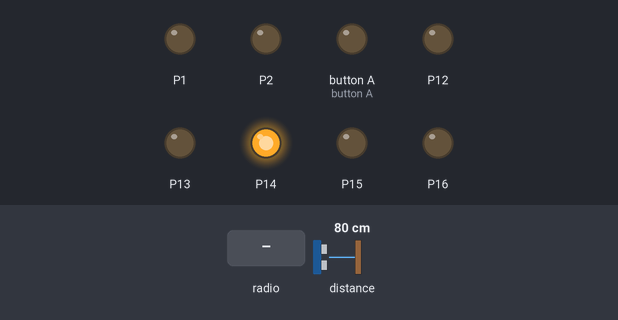
Simulated run of this program. Board: BBC micro:bit (MakeCode). Shown: output pins drawn as LEDs (lit = HIGH). The inputs (shaded band) are chosen by the test bench; at power-on: distance to the obstacle 80 cm.

Above: at 1.2 s.
1.3 s: distance to the obstacle set to 4 cm
2.8 s: distance to the obstacle set to 2 cm
At 4.0 s:
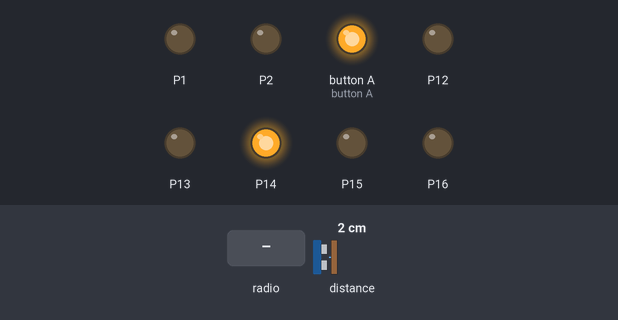
4.3 s: radio message "8" arrives
At 4.6 s:
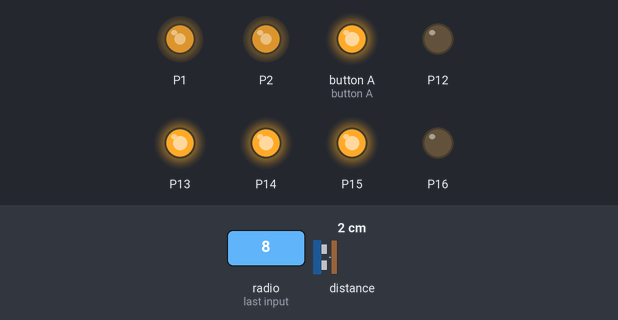
5.8 s: radio message "7" arrives
At 6.9 s:
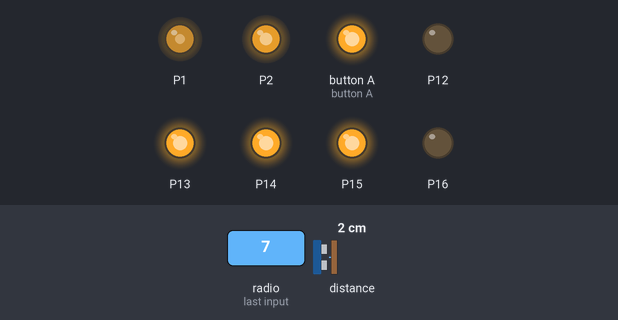
7.3 s: radio message "9" arrives
At 8.1 s:
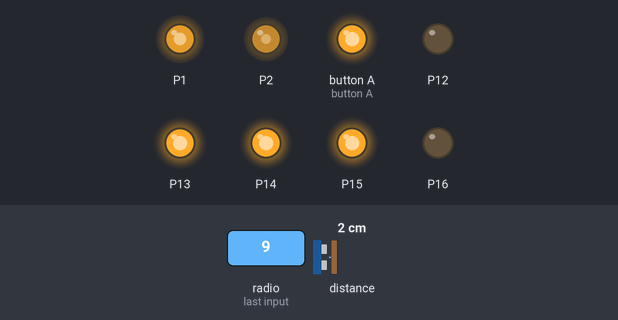
8.8 s: radio message "1" arrives
At 9.2 s:
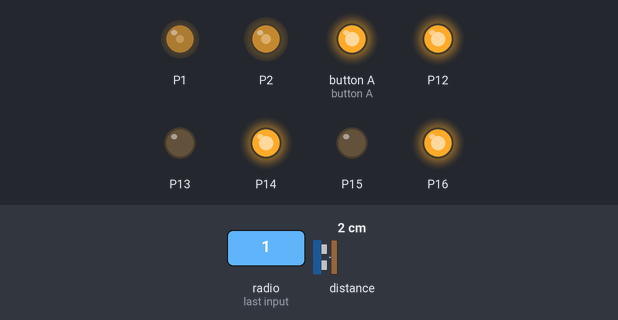
Timing chart, 0 to 11.3 s (numbered marks = the images above; inputs shaded):
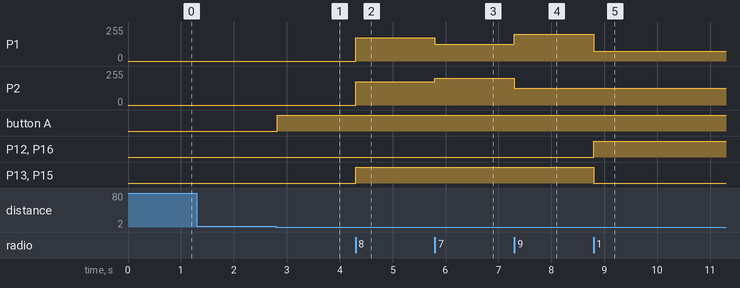

The program:

main.ts
```typescript
radio.onReceivedNumberDeprecated(function (receivedNumber) {
    led.enable(false)
    // stop
    if (receivedNumber == 0) {
        stop()
    } else if (distance >= 2 && receivedNumber == 8) {
        forward()
    } else if (receivedNumber == 7) {
        fRight()
    } else if (receivedNumber == 9) {
        fLeft()
    } else if (receivedNumber == 1) {
        rRight()
    } else if (receivedNumber == 3) {
        rLeft()
    } else if (receivedNumber == 2) {
        reverse()
    } else {
        stop()
    }
})
function stop () {
    pins.analogWritePin(AnalogPin.P1, 0)
    pins.digitalWritePin(DigitalPin.P13, 0)
    pins.digitalWritePin(DigitalPin.P12, 0)
    pins.analogWritePin(AnalogPin.P2, 0)
    pins.digitalWritePin(DigitalPin.P15, 0)
    pins.digitalWritePin(DigitalPin.P16, 0)
}
function rRight () {
    pins.analogWritePin(AnalogPin.P1, 300)
    pins.digitalWritePin(DigitalPin.P13, 0)
    pins.digitalWritePin(DigitalPin.P12, 1)
    pins.analogWritePin(AnalogPin.P2, 500)
    pins.digitalWritePin(DigitalPin.P15, 0)
    pins.digitalWritePin(DigitalPin.P16, 1)
}
function reverse () {
    pins.analogWritePin(AnalogPin.P1, 700)
    pins.digitalWritePin(DigitalPin.P13, 0)
    pins.digitalWritePin(DigitalPin.P12, 1)
    pins.analogWritePin(AnalogPin.P2, 700)
    pins.digitalWritePin(DigitalPin.P15, 0)
    pins.digitalWritePin(DigitalPin.P16, 1)
}
function rLeft () {
    pins.analogWritePin(AnalogPin.P1, 500)
    pins.digitalWritePin(DigitalPin.P13, 0)
    pins.digitalWritePin(DigitalPin.P12, 1)
    pins.analogWritePin(AnalogPin.P2, 300)
    pins.digitalWritePin(DigitalPin.P15, 0)
    pins.digitalWritePin(DigitalPin.P16, 1)
}
function fLeft () {
    pins.analogWritePin(AnalogPin.P1, 800)
    pins.digitalWritePin(DigitalPin.P13, 1)
    pins.digitalWritePin(DigitalPin.P12, 0)
    pins.analogWritePin(AnalogPin.P2, 500)
    pins.digitalWritePin(DigitalPin.P15, 1)
    pins.digitalWritePin(DigitalPin.P16, 0)
}
function forward () {
    pins.analogWritePin(AnalogPin.P1, 700)
    pins.digitalWritePin(DigitalPin.P13, 1)
    pins.digitalWritePin(DigitalPin.P12, 0)
    pins.analogWritePin(AnalogPin.P2, 700)
    pins.digitalWritePin(DigitalPin.P15, 1)
    pins.digitalWritePin(DigitalPin.P16, 0)
}
function fRight () {
    pins.analogWritePin(AnalogPin.P1, 500)
    pins.digitalWritePin(DigitalPin.P13, 1)
    pins.digitalWritePin(DigitalPin.P12, 0)
    pins.analogWritePin(AnalogPin.P2, 800)
    pins.digitalWritePin(DigitalPin.P15, 1)
    pins.digitalWritePin(DigitalPin.P16, 0)
}
let distance = 0
radio.setGroup(1)
let receivedNumber = 0
pins.digitalWritePin(DigitalPin.P14, 1)
basic.forever(function () {
    led.enable(false)
    pins.digitalWritePin(DigitalPin.P5, 0)
    distance = sonar.ping(
    DigitalPin.P3,
    DigitalPin.P4,
    PingUnit.Centimeters
    )
    if (distance <= 2) {
        pins.digitalWritePin(DigitalPin.P5, 1)
    } else {
        pins.digitalWritePin(DigitalPin.P5, 0)
    }
})
```

test.ts
```typescript
// les tests vont ici ; cela ne sera pas compilé si ce paquet est utilisé en tant qu'extension.
```

Measured:
- the behaviour switches between 3 and 2 cm on distance to the obstacle (found by bisection; images 0 and 1)
- after the input at 1.3 s, every drawn part: stays the same
- after the input at 2.8 s, button A: LOW → HIGH at once
- after the input at 4.3 s, P1, P2: 0/255 → 174/255 at once; P13, P15: LOW → HIGH at once
- after the input at 5.8 s, P1: 174/255 → 125/255 at once; P2: 174/255 → 199/255 at once
- after the input at 7.3 s, P1: 125/255 → 199/255 at once; P2: 199/255 → 125/255 at once
- after the input at 8.8 s, P1: 199/255 → 75/255 at once; P12, P16: LOW → HIGH at once; P13, P15: HIGH → LOW at once
